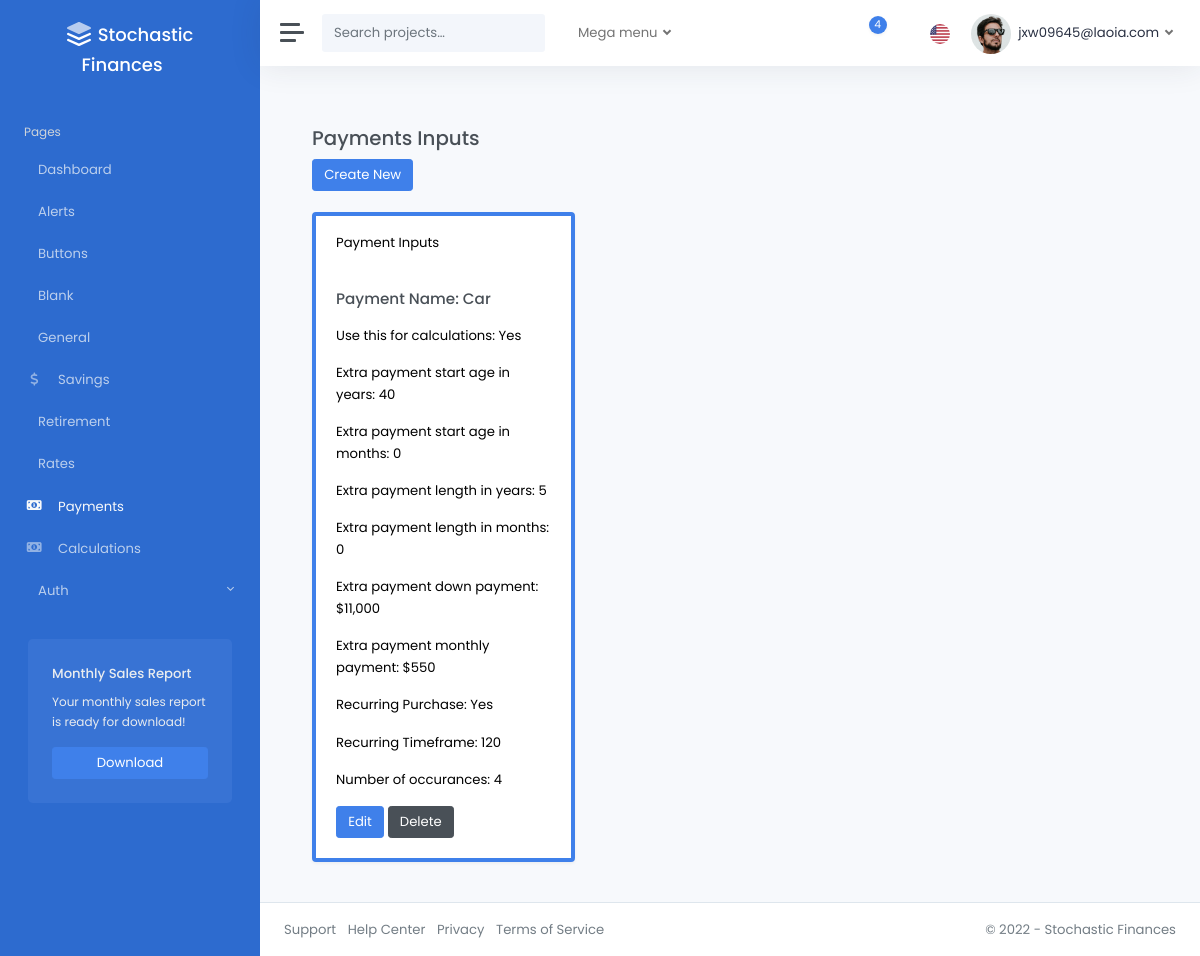
The app's page /payments/ (signed in) with its own data.
### accounts/models.py (models this page shows, shortened)
class CustomUser(AbstractUser):
    pass

### pages/models.py (models this page shows)
class PaymentsInputsModel(models.Model):
    is_active = models.BooleanField(default=False)
    pmt_name = models.CharField(max_length=100, null=True, blank=True)
    pmt_start_age_yrs = models.IntegerField(
        null=True, blank=True, validators=[validate_pmt_start_age_yrs]
    )
    pmt_start_age_mos = models.IntegerField(
        null=True, blank=True, validators=[validate_range_age_mos]
    )
    pmt_length_yrs = models.IntegerField(
        null=True, blank=True, validators=[validate_pmt_length_yrs]
    )
    pmt_length_mos = models.IntegerField(
        null=True, blank=True, validators=[validate_range_age_mos]
    )
    down_pmt = models.FloatField(
        null=True, blank=True, validators=[validate_down_pmt, decimal_validator]
    )
    reg_pmt_amt = models.FloatField(
        null=True, blank=True, validators=[validate_reg_pmt_amt, decimal_validator]
    )
    pmt_freq_mos = models.IntegerField(
        null=True, blank=True, validators=[validate_positive_int]
    )
    recurring_purchase = models.BooleanField(default=False)
    recurring_timeframe = models.IntegerField(
        null=True, blank=True, validators=[validate_positive_int]
    )
    recurring_length = models.IntegerField(
        null=True, blank=True, validators=[validate_non_negative_int]
    )
    created_by = models.ForeignKey(
        CustomUser,
        related_name="payments_inputs",
        on_delete=models.CASCADE,
        null=True,
        blank=True,
    )
    modified_at = models.DateTimeField(auto_now=True)
    class Meta:
        verbose_name_plural = "Payments_Inputs"

### pages/views.py (the view)
@login_required
def payments_inputs_dashboard(request):
    payments_inputs_models = PaymentsInputsModel.objects.filter(created_by=request.user)
    return render(
        request,
        "pages/payments_inputs.html",
        {"payments_inputs": payments_inputs_models},
    )

### templates/pages/payments_inputs.html (shortened to what this page needs)
{% extends 'layouts/_base.html' %}
{% load static %}
{% block content %}
<div class="container">
    <br />
    <h3>Payments Inputs</h3>
    <div>
        <a href="{% url 'payments_inputs_create'%}" class="btn btn-primary">Create New</a>
    </div>
<br />
<div class="row">
    {% for item in payments_inputs %}
        <div class="col-md-4">
            <div class="card shadow {% if item.is_active %}border-primary{% else %}border-dark{% endif %} mb-3 text-black" style="border-width: {% if item.is_active %}4px{% else %}3px{% endif %};">
                <div class="card-header">Payment Inputs</div>
                <div class="card-body">
                    <h4 class="card-title mb-3 fw-bold">Payment Name: {{ item.pmt_name|title }}</h4>
                    <p class="card-text">Use this for calculations: {{ item.is_active|yesno|title }}</p>
                    <p class="card-text">Extra payment start age in years: {{ item.pmt_start_age_yrs }}</p>
                    <p class="card-text">Extra payment start age in months: {{ item.pmt_start_age_mos}}</p>
                    <p class="card-text">Extra payment length in years: {{ item.pmt_length_yrs}}</p>
                    <p class="card-text">Extra payment length in months: {{ item.pmt_length_mos }}</p>
                    <p class="card-text">Extra payment down payment: ${{ item.down_pmt|floatformat:"0g" }}</p>
                    <p class="card-text">Extra payment monthly payment: ${{ item.reg_pmt_amt|floatformat:"0g" }}</p>
                    <p class="card-text">Recurring Purchase: {{ item.recurring_purchase|yesno|title }}</p>
                    <p class="card-text">Recurring Timeframe: {{item.recurring_timeframe }}</p>
                    <p class="card-text">Number of occurances: {{item.recurring_length }}</p>
                    <a href="{% url 'payments_inputs_edit' item.id %}" class="btn btn-primary">Edit</a>
                    <a href="{% url 'payments_inputs_delete' item.id %}" class="btn btn-secondary">Delete</a>
                  </div>
                </div>
              </div>
            {% endfor %}
</div>
</div>
{% endblock %}

### templates/layouts/includes/navbar.html (shortened to what this page needs)
{% load static %}
<nav class="navbar navbar-expand navbar-light navbar-bg">
  <a class="sidebar-toggle">
    <i class="hamburger align-self-center"></i>
  </a>
  <form class="d-none d-sm-inline-block">
    <div class="input-group input-group-navbar">
      <input type="text" class="form-control" placeholder="Search projects…" aria-label="Search">
      <button class="btn" type="button">
      </button>
    </div>
  </form>
  <ul class="navbar-nav">
    <li class="nav-item px-2 dropdown">
      <a class="nav-link dropdown-toggle" href="#" id="servicesDropdown" role="button" data-bs-toggle="dropdown" aria-haspopup="true" aria-expanded="false">
        Mega menu
      </a>
    </li>
  </ul>
  <div class="navbar-collapse collapse">
    <ul class="navbar-nav navbar-align">
      <li class="nav-item dropdown">
        <a class="nav-icon dropdown-toggle" href="#" id="messagesDropdown" data-bs-toggle="dropdown">
          <div class="position-relative">
            <span class="indicator">4</span>
          </div>
        </a>
      </li>
      <li class="nav-item dropdown">
        <a class="nav-icon dropdown-toggle" href="#" id="alertsDropdown" data-bs-toggle="dropdown">
        </a>
      </li>
      <li class="nav-item dropdown">
        <a class="nav-flag dropdown-toggle" href="#" id="languageDropdown" data-bs-toggle="dropdown">
          <img src="{% static 'img/flags/us.png' %}" alt="English" />
        </a>
      </li>
      {% if user.is_authenticated %}
        <li class="nav-item dropdown">
          <a class="nav-link dropdown-toggle d-none d-sm-inline-block" href="#" data-bs-toggle="dropdown">
            <img src="{% static 'img/avatars/avatar.jpg' %}" class="avatar img-fluid rounded-circle me-1" alt="{{ user.email }}" /> <span class="text-dark">{{ user.email }}</span>
          </a>
        </li>
      {% else %}
        <li class="nav-item">
          <a class="nav-link" href="{% url 'account_login' %}">Sign In <i class="ml-2" data-feather="log-in"></i></a>
        </li>
      {% endif %}
    </ul>
  </div>
</nav>

### records on screen
CustomUser: email "jxw09645@laoia.com"
PaymentsInputsModel: pmt_name "Car", is_active "Yes", pmt_start_age_yrs "40", pmt_start_age_mos "0", pmt_length_yrs "5", pmt_length_mos "0", down_pmt "11,000", reg_pmt_amt "550", recurring_purchase "Yes", recurring_timeframe "120", recurring_length "4"
